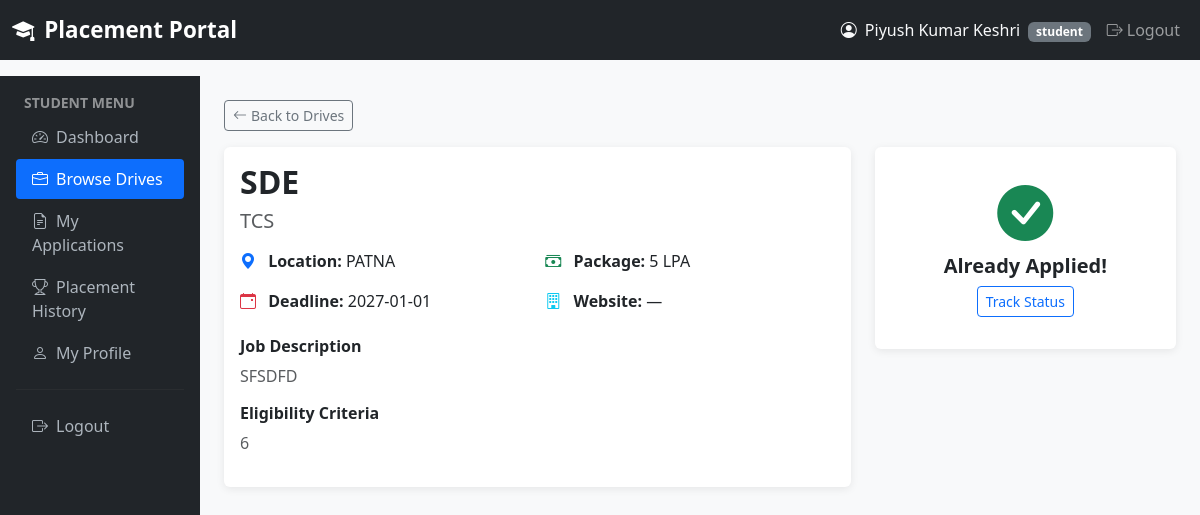
The app's page /student/drive/1 (signed in) with its own data.
### tables this page shows
CREATE TABLE placement_drive (
            id                   INTEGER PRIMARY KEY AUTOINCREMENT,
            company_id           INTEGER NOT NULL REFERENCES company_profile(id),
            job_title            TEXT    NOT NULL,
            job_description      TEXT    NOT NULL,
            eligibility_criteria TEXT,
            package              TEXT,
            location             TEXT,
            application_deadline TEXT    NOT NULL,
            status               TEXT    NOT NULL DEFAULT 'pending'
                CHECK(status IN ('pending','approved','rejected','closed')),
            created_at           TEXT    DEFAULT (datetime('now'))
        );

CREATE TABLE company_profile (
            id              INTEGER PRIMARY KEY AUTOINCREMENT,
            user_id         INTEGER NOT NULL REFERENCES user(id),
            company_name    TEXT    NOT NULL,
            hr_contact      TEXT,
            website         TEXT,
            industry        TEXT,
            description     TEXT,
            approval_status TEXT NOT NULL DEFAULT 'pending'
                CHECK(approval_status IN ('pending','approved','rejected','blacklisted'))
        );

### app.py (the view)
@app.route("/student/drive/<int:did>")
@student_required
def student_drive_detail(did):
    db = get_db()
    d  = db.execute("""
        SELECT pd.*, cp.company_name, cp.website FROM placement_drive pd
        JOIN company_profile cp ON pd.company_id = cp.id
        WHERE pd.id=?""", (did,)).fetchone()
    if not d or d["status"] != "approved":
        flash("This drive is not available.", "warning")
        return redirect(url_for("student_drives"))
    sp = db.execute("SELECT * FROM student_profile WHERE user_id=?",
                    (session["user_id"],)).fetchone()
    already_applied = db.execute(
        "SELECT id FROM application WHERE student_id=? AND drive_id=?",
        (sp["id"], did)).fetchone() is not None
    return render_template("student/drive_detail.html",
        drive=d, already_applied=already_applied,
        today=date.today().isoformat())

### app.py (called while the page is built)
def get_db():
    if "db" not in g:
        g.db = sqlite3.connect(app.config["DATABASE"],
                               detect_types=sqlite3.PARSE_DECLTYPES)
        g.db.row_factory = sqlite3.Row
    return g.db

def student_required(f):
    @wraps(f)
    def decorated(*args, **kwargs):
        if session.get("user_role") != "student":
            flash("Access denied.", "danger")
            return redirect(url_for("login"))
        return f(*args, **kwargs)
    return decorated

### templates/student/drive_detail.html (shortened to what this page needs)
{% extends "base.html" %}
{% block content %}
<div class="container-fluid">
  <div class="row">
    <div class="col-md-2 sidebar p-3 d-none d-md-block">
      <p class="text-white-50 small fw-bold text-uppercase px-2 mb-1">Student Menu</p>
      <a href="{{ url_for('student_dashboard') }}"><i class="bi bi-speedometer2 me-2"></i>Dashboard</a>
      <a href="{{ url_for('student_drives') }}" class="active"><i class="bi bi-briefcase me-2"></i>Browse Drives</a>
      <a href="{{ url_for('student_applications') }}"><i class="bi bi-file-earmark-text me-2"></i>My Applications</a>
      <a href="{{ url_for('student_history') }}"><i class="bi bi-trophy me-2"></i>Placement History</a>
      <a href="{{ url_for('student_profile') }}"><i class="bi bi-person me-2"></i>My Profile</a>
      <hr style="border-color:#444;">
      <a href="{{ url_for('logout') }}"><i class="bi bi-box-arrow-right me-2"></i>Logout</a>
    </div>
    <div class="col-md-10 p-4">
      <a href="{{ url_for('student_drives') }}" class="btn btn-outline-secondary btn-sm mb-3">
        <i class="bi bi-arrow-left me-1"></i>Back to Drives
      </a>
      <div class="row">
        <div class="col-lg-8">
          <div class="card mb-4">
            <div class="card-body">
              <h2 class="fw-bold">{{ drive['job_title'] }}</h2>
              <h5 class="text-muted mb-3">{{ drive['company_name'] }}</h5>
              <div class="row g-3 mb-4">
                <div class="col-sm-6">
                  <i class="bi bi-geo-alt-fill text-primary me-2"></i>
                  <strong>Location:</strong> {{ drive['location'] or 'Not specified' }}
                </div>
                <div class="col-sm-6">
                  <i class="bi bi-cash-stack text-success me-2"></i>
                  <strong>Package:</strong> {{ drive['package'] or 'Not disclosed' }}
                </div>
                <div class="col-sm-6">
                  <i class="bi bi-calendar-event text-danger me-2"></i>
                  <strong>Deadline:</strong> {{ drive['application_deadline'] }}
                </div>
                <div class="col-sm-6">
                  <i class="bi bi-building text-info me-2"></i>
                  <strong>Website:</strong>
                  {% if drive['website'] %}
                    <a href="{{ drive['website'] }}" target="_blank">{{ drive['website'] }}</a>
                  {% else %}—{% endif %}
                </div>
              </div>
              <h6 class="fw-bold">Job Description</h6>
              <p class="text-muted" style="white-space:pre-line;">{{ drive['job_description'] }}</p>
              {% if drive['eligibility_criteria'] %}
              <h6 class="fw-bold mt-3">Eligibility Criteria</h6>
              <p class="text-muted" style="white-space:pre-line;">{{ drive['eligibility_criteria'] }}</p>
              {% endif %}
            </div>
          </div>
        </div>
        <div class="col-lg-4">
          <div class="card">
            <div class="card-body">
              {% if already_applied %}
              <div class="text-center py-3">
                <i class="bi bi-check-circle-fill display-4 text-success"></i>
                <h5 class="mt-2 fw-bold">Already Applied!</h5>
                <a href="{{ url_for('student_applications') }}" class="btn btn-outline-primary btn-sm">Track Status</a>
              </div>
              {% elif drive['application_deadline'] < today %}
              <div class="text-center py-3">
                <i class="bi bi-clock-history display-4 text-secondary"></i>
                <h5 class="mt-2 fw-bold">Applications Closed</h5>
              </div>
              {% endif %}
            </div>
          </div>
        </div>
      </div>
    </div>
  </div>
</div>
{% endblock %}

### templates/base.html (style rules this page uses)
body { background-color: #f8f9fa; }
.sidebar { min-height: 100vh; background: #212529; padding-top: 1rem; }
.sidebar a { color: #adb5bd; text-decoration: none; display: block; padding: .5rem 1rem; border-radius: .25rem; margin-bottom:2px; }
.sidebar a:hover, .sidebar a.active { background: #0d6efd; color: #fff; }
.card { box-shadow: 0 2px 8px rgba(0,0,0,.08); border: none; }

### records on screen
placement_drive: job_title "SDE", location "PATNA", package "5 LPA", application_deadline "2027-01-01", job_description "SFSDFD", eligibility_criteria "6"
company_profile: company_name "TCS"

### other values on screen
{{ session.get('user_name','') }} "Piyush Kumar Keshri"
{{ session.get('user_role','') }} "student"
